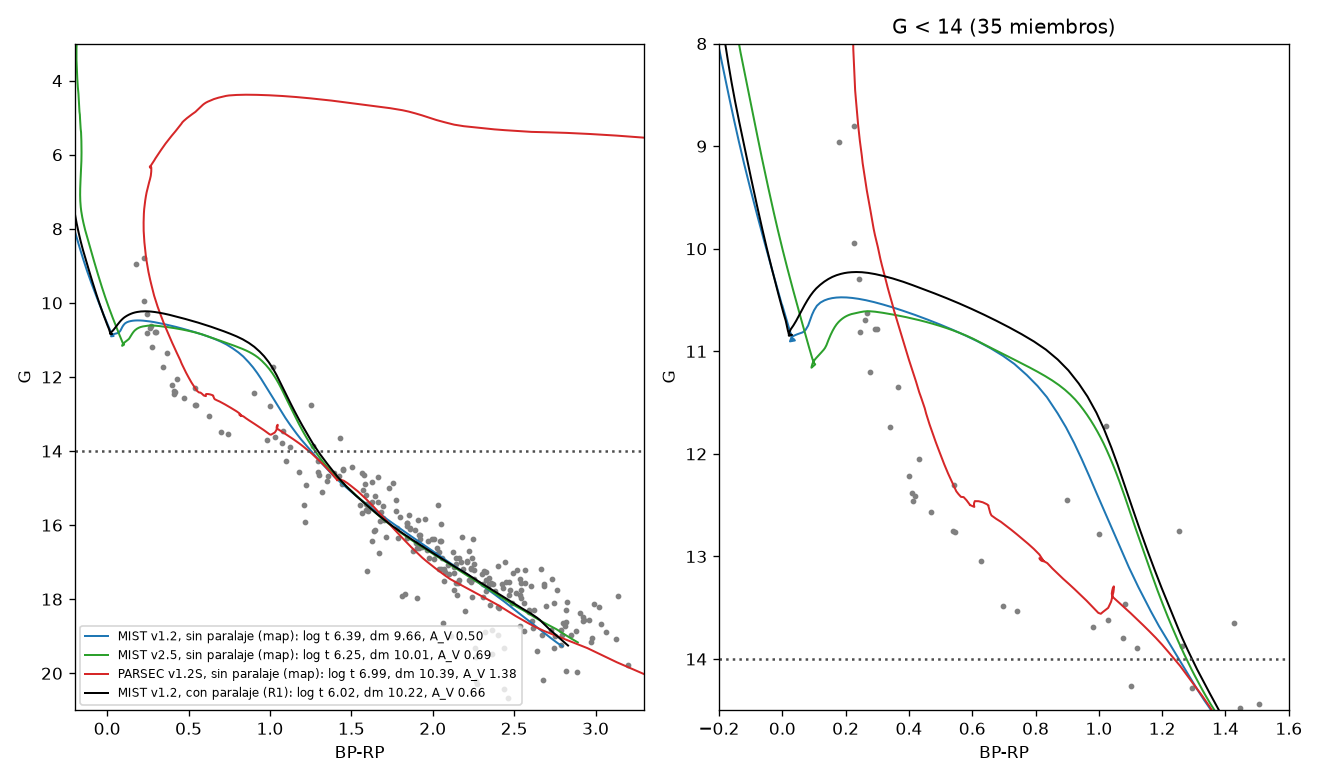

Generate this figure with Python:
#!/usr/bin/env python3
"""The CMD the author saw (registry run ``map-ngc6383-mist-v12``: max likelihood, C1 priors, NO parallax
dm prior) against the same grid with the parallax prior (``colour-ngc6383-r1``) and PARSEC's map run,
over the 254 members (hub finding ``isochrone-ms-vs-pms.md`` §2). Reads the registry JSONs only.
Output: ``fig_registry_overlay.png``."""

import json
from pathlib import Path

import matplotlib

matplotlib.use("Agg")
import matplotlib.pyplot as plt

HERE = Path(__file__).resolve().parent
RUNS = HERE.parent / "isochrone_runs/runs"
SETS = [
    ("map-ngc6383-mist-v12-cf596a9.json", "MIST v1.2, sin paralaje (map)", "C0"),
    ("map-ngc6383-mist-v25-cf596a9.json", "MIST v2.5, sin paralaje (map)", "C2"),
    ("map-ngc6383-parsec-v12s-cf596a9.json", "PARSEC v1.2S, sin paralaje (map)", "C3"),
    ("colour-ngc6383-r1-b82effc.json", "MIST v1.2, con paralaje (R1)", "k"),
]


def main():
    fig, axes = plt.subplots(1, 2, figsize=(11, 6.5))
    for ax, ylim in zip(axes, [(21, 3), (14.5, 8)], strict=True):
        r = json.loads((RUNS / SETS[0][0]).read_text())
        ax.scatter(r["cmd"]["color"], r["cmd"]["mag"], s=6, c="0.5", zorder=1)
        for fn, lab, c in SETS:
            r = json.loads((RUNS / fn).read_text())
            m = r["isochrone"]["median"]
            p = r["posterior"]
            ax.plot(
                m["color"],
                m["mag"],
                c=c,
                lw=1.2,
                label=f"{lab}: log t {p['loga']['q50']:.2f}, dm {p['dm']['q50']:.2f}, A_V {p['Av']['q50']:.2f}",
            )
        ax.axhline(14, ls=":", c="0.3")
        ax.set_ylim(*ylim)
        ax.set_xlim(-0.2, 3.3 if ylim[0] > 15 else 1.6)
        ax.set_xlabel("BP-RP")
        ax.set_ylabel("G")
    axes[0].legend(fontsize=7, loc="lower left")
    axes[1].set_title("G < 14 (35 miembros)")
    fig.tight_layout()
    fig.savefig(HERE / "fig_registry_overlay.png", dpi=120)


if __name__ == "__main__":
    main()
